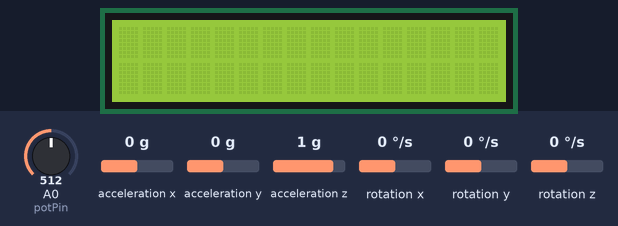
A sketch run on a simulated Arduino Uno, built with avr-gcc and run on an emulated ATmega328P. Parts: 16×2 character LCD. Inputs (shaded band) come from the test bench; at power-on: acceleration y 0 g, A0 (potPin) = 512, acceleration x 0 g, acceleration z 1 g, rotation x 0 °/s, rotation y 0 °/s, rotation z 0 °/s. No MQTT or app messages arrive unless stated; what the sketch prints to the serial monitor is not drawn.

Above: at 3.7 s.
3.8 s: acceleration y set to -1.4 g
At 5.1 s:
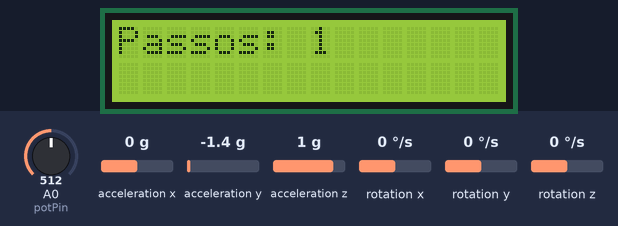
5.9 s: acceleration y set to -0.8 g
At 7.0 s:
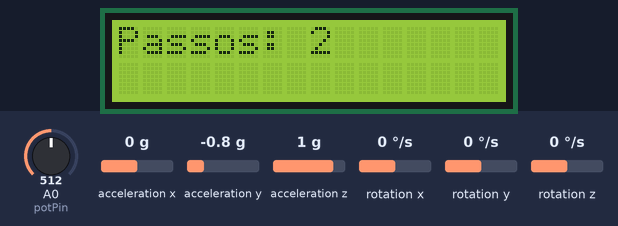
7.9 s: acceleration y set to 0 g
At 9.1 s:
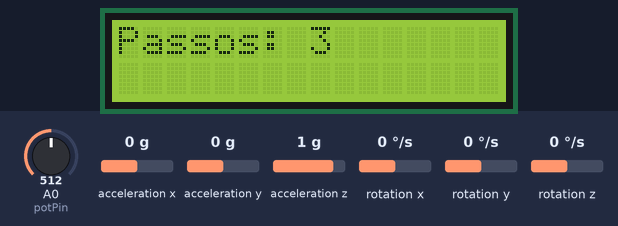
Timing chart, 0 to 10.9 s (numbered marks = the images above; inputs shaded):
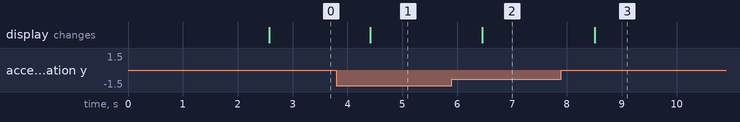

Measured:
- after the input at 3.8 s, the display: changes after 0.61 s (image 1)
- after the input at 5.9 s, the display: changes after 0.56 s (image 2)
- after the input at 7.9 s, the display: changes after 0.60 s (image 3)

The sketch:

pedometro.ino
```cpp
#include <Wire.h>
#include <MPU6050.h>
#include <LiquidCrystal_I2C.h>
#include <ArduinoJson.h>
#include <EspMQTTClient.h>


MPU6050 mpu;
LiquidCrystal_I2C lcd(0x27, 16, 2);  // Endereço I2C e dimensões do LCD

int16_t ax, ay, az;
int16_t axAnt = 0, ayAnt = 0, azAnt = 0;
int passos = 0;

int potPin = 0;      // Pino analógico ao qual o potenciômetro está conectado
int contrasteLCD;     // Variável para armazenar o valor do potenciômetro

void onConnectionEstablished() {
}

EspMQTTClient client{
  "Wokwi-GUEST",   // SSID do WiFi
  "",              // Senha do WiFi
  "mqtt.tago.io",  // Endereço do servidor
  "Default",       // Usuário
  "9c499420-0ba6-4093-a768-11dbe5272c41", // Token do dispositivo
  "esp",           // Nome do dispositivo
  1883             // Porta de comunicação
};


void setup() {
  Serial.begin(115200);


   Serial.println("Conectando WiFi");

  while (!client.isWifiConnected()) {
    Serial.print('.');
    client.loop();
    delay(1000);
  }

  Serial.println("WiFi Conectado");
  Serial.println("Conectando com Servidor MQTT");

  while (!client.isMqttConnected()) {
    Serial.print('.');
    client.loop();
    delay(1000);
  }

  Serial.println("MQTT Conectado");

  Wire.begin();
  mpu.initialize();


  lcd.begin(16, 2);  // Inicializa o LCD
  lcd.backlight();   // Ativa a luz de fundo
  pinMode(potPin, INPUT);  // Configuração do pino do potenciômetro
}

char bufferJson[100];

float tempoEnvio=0;

void loop() {
mpu.getAcceleration(&ax, &ay, &az);  // Alteração aqui para passar os endereços das variáveis

  // Leitura do valor do potenciômetro para ajustar o contraste do LCD
  contrasteLCD = analogRead(potPin);
  contrasteLCD = map(contrasteLCD, 0, 1023, 0, 255);  // Mapeia o valor para o intervalo do contraste

  // Ajusta o contraste do LCD
  lcd.setContrast(contrasteLCD);

  // Verifica se ocorreu um passo
  if (detectarPasso(ax, ay, az, axAnt, ayAnt, azAnt)) {
    passos++;
    atualizarLCD();
  }

  // Atualiza os valores anteriores
  axAnt = ax;
  ayAnt = ay;
  azAnt = az;

  delay(100);  // Atraso para estabilização
  float tempo = millis()/1000;
  if (tempo - tempoEnvio>=3){
  StaticJsonDocument<300> documentoJson;
  documentoJson["variable"] = "passos";
  documentoJson["value"] = passos;
  serializeJson(documentoJson, bufferJson);
  Serial.println(bufferJson);
  client.publish("", bufferJson);
  client.loop();
  tempoEnvio= millis()/1000;
  }


}

// Função para detectar um passo
bool detectarPasso(int16_t ax, int16_t ay, int16_t az, int16_t axAnt, int16_t ayAnt, int16_t azAnt) {
  // Aqui você pode ajustar os limiares de detecção de passo conforme necessário
  int limiar = 300;
  int dif = abs(ay - ayAnt);

  if (dif > limiar) {
    delay(500);  // Evita contar múltiplos passos por uma única ação
    return true;
  }

  return false;
}

// Função para atualizar o conteúdo do LCD
void atualizarLCD() {
  lcd.clear();
  lcd.setCursor(0, 0);
  lcd.print("Passos: ");
  lcd.print(passos);
}
```
